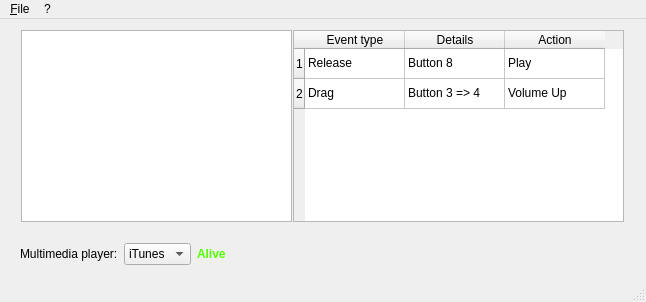
<ui version="4.0" >
 <class>MainWindow</class>
 <widget class="QMainWindow" name="MainWindow" >
  <property name="geometry" >
   <rect>
    <x>0</x>
    <y>0</y>
    <width>646</width>
    <height>302</height>
   </rect>
  </property>
  <property name="windowTitle" >
   <string>PT iTunes Touch Sensing Controller</string>
  </property>
  <widget class="QWidget" name="centralwidget" >
   <widget class="QWidget" name="layoutWidget" >
    <property name="geometry" >
     <rect>
      <x>20</x>
      <y>220</y>
      <width>241</width>
      <height>30</height>
     </rect>
    </property>
    <layout class="QHBoxLayout" name="horizontalLayout_3" >
     <item>
      <layout class="QHBoxLayout" name="horizontalLayout_2" >
       <item>
        <widget class="QLabel" name="label_2" >
         <property name="text" >
          <string>Multimedia player:</string>
         </property>
         <property name="buddy" >
          <cstring>comboBox</cstring>
         </property>
        </widget>
       </item>
       <item>
        <widget class="QComboBox" name="comboBox" >
         <item>
          <property name="text" >
           <string>iTunes</string>
          </property>
         </item>
         <item>
          <property name="text" >
           <string>XMMS</string>
          </property>
         </item>
        </widget>
       </item>
       <item>
        <widget class="QLabel" name="label_3" >
         <property name="text" >
          <string>&lt;!DOCTYPE HTML PUBLIC "-//W3C//DTD HTML 4.0//EN" "http://www.w3.org/TR/REC-html40/strict.dtd">
&lt;html>&lt;head>&lt;meta name="qrichtext" content="1" />&lt;style type="text/css">
p, li { white-space: pre-wrap; }
&lt;/style>&lt;/head>&lt;body style=" font-family:'DejaVu Sans'; font-size:9pt; font-weight:400; font-style:normal;">
&lt;p style=" margin-top:0px; margin-bottom:0px; margin-left:0px; margin-right:0px; -qt-block-indent:0; text-indent:0px;">&lt;span style=" font-weight:600; color:#55ff00;">Alive&lt;/span>&lt;/p>&lt;/body>&lt;/html></string>
         </property>
         <property name="textFormat" >
          <enum>Qt::RichText</enum>
         </property>
        </widget>
       </item>
      </layout>
     </item>
    </layout>
   </widget>
   <widget class="QGraphicsView" name="graphicsView" >
    <property name="geometry" >
     <rect>
      <x>21</x>
      <y>11</y>
      <width>271</width>
      <height>192</height>
     </rect>
    </property>
   </widget>
   <widget class="QTableWidget" name="tableWidget" >
    <property name="geometry" >
     <rect>
      <x>293</x>
      <y>11</y>
      <width>331</width>
      <height>192</height>
     </rect>
    </property>
    <row/>
    <row/>
    <column>
     <property name="text" >
      <string>Event type</string>
     </property>
    </column>
    <column>
     <property name="text" >
      <string>Details</string>
     </property>
    </column>
    <column>
     <property name="text" >
      <string>Action</string>
     </property>
    </column>
    <item row="0" column="0" >
     <property name="text" >
      <string>Release</string>
     </property>
    </item>
    <item row="0" column="1" >
     <property name="text" >
      <string>Button 8</string>
     </property>
    </item>
    <item row="0" column="2" >
     <property name="text" >
      <string>Play</string>
     </property>
    </item>
    <item row="1" column="0" >
     <property name="text" >
      <string>Drag</string>
     </property>
    </item>
    <item row="1" column="1" >
     <property name="text" >
      <string>Button 3 => 4</string>
     </property>
    </item>
    <item row="1" column="2" >
     <property name="text" >
      <string>Volume Up</string>
     </property>
    </item>
   </widget>
   <zorder>layoutWidget</zorder>
   <zorder>layoutWidget</zorder>
   <zorder>graphicsView</zorder>
  </widget>
  <widget class="QMenuBar" name="menubar" >
   <property name="geometry" >
    <rect>
     <x>0</x>
     <y>0</y>
     <width>646</width>
     <height>25</height>
    </rect>
   </property>
   <property name="defaultUp" >
    <bool>false</bool>
   </property>
   <widget class="QMenu" name="menuFile" >
    <property name="title" >
     <string>&amp;File</string>
    </property>
    <addaction name="actionShow_console" />
    <addaction name="actionPreferences" />
    <addaction name="separator" />
    <addaction name="actionQuit" />
   </widget>
   <widget class="QMenu" name="menu" >
    <property name="title" >
     <string>?</string>
    </property>
    <addaction name="actionAbout" />
   </widget>
   <addaction name="menuFile" />
   <addaction name="menu" />
  </widget>
  <widget class="QStatusBar" name="statusbar" />
  <action name="actionAbout" >
   <property name="text" >
    <string>&amp;About</string>
   </property>
  </action>
  <action name="actionShow_console" >
   <property name="text" >
    <string>&amp;Show console</string>
   </property>
  </action>
  <action name="actionQuit" >
   <property name="text" >
    <string>&amp;Quit</string>
   </property>
  </action>
  <action name="actionPreferences" >
   <property name="text" >
    <string>Change multimedia behaviour</string>
   </property>
  </action>
 </widget>
 <resources/>
 <connections/>
</ui>
